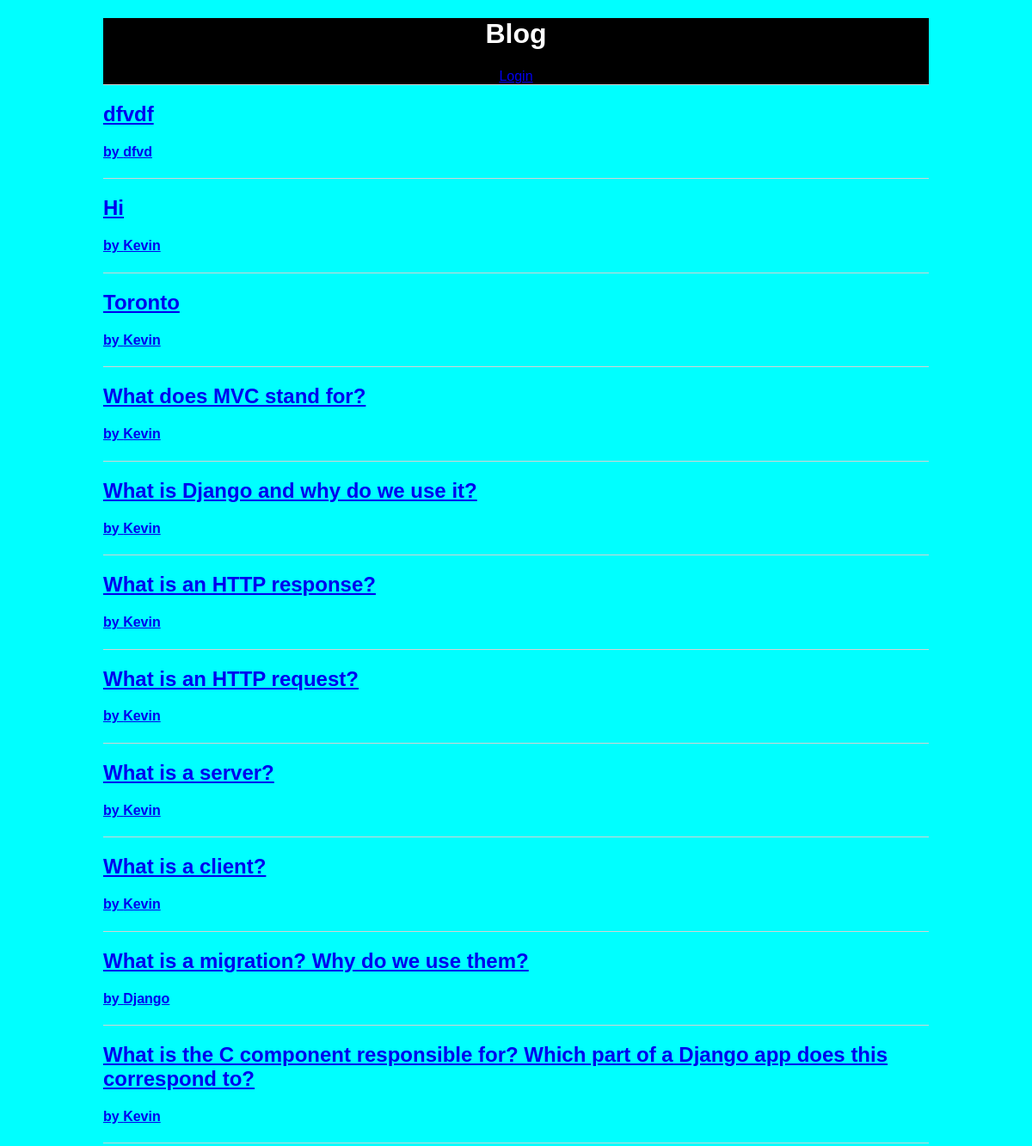
Page /home/ (upper part) on the earlier database version.
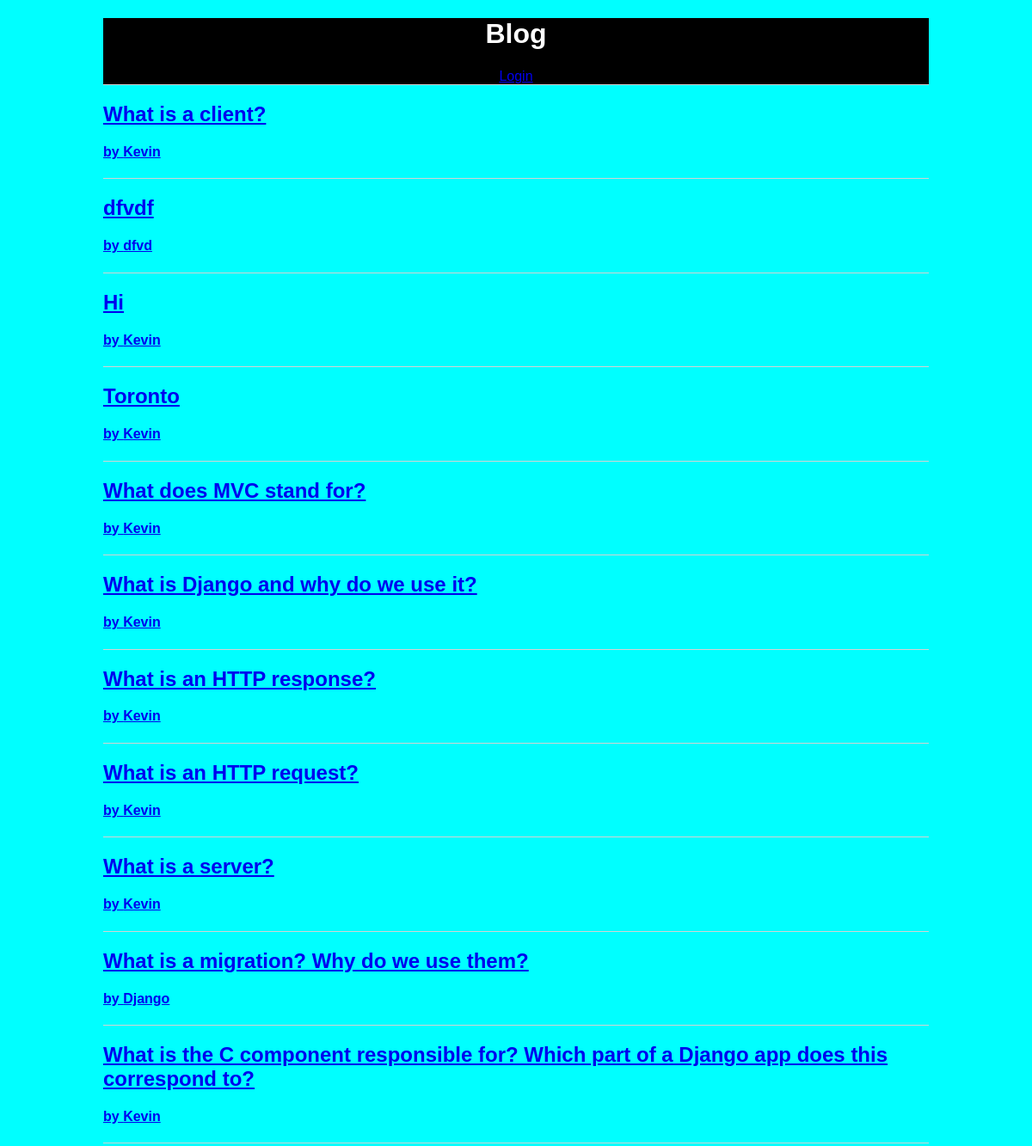
Same page on the later database version.
### blog/models.py (models this page shows, shortened)
class Article(models.Model):
    title = models.CharField(max_length=255)
    author = models.CharField(max_length=255)
    draft = models.BooleanField()
    body = models.TextField(validators=[MinLengthValidator(1)])
    published_date = models.DateTimeField(auto_now=True)
    user = models.ForeignKey(User, on_delete=models.CASCADE, related_name="blogs")

### blog/views.py (the view)
# urls.py: path('home/', views.home_page, name ='home_page'),
def home_page(request):
    current_date = date.today()
    articles = Article.objects.filter(draft=False).order_by('-published_date')
    context = {'date': current_date, 'articles': articles}
    response = render(request, 'index.html', context)
    return HttpResponse(response)

### blog/templates/index.html
{% extends 'base.html' %}
{% block content %}
    <main class="all-articles">
        {% for article in articles %}
            <a href="{% url 'topic_details' id=article.pk %}">
                <article>
                    <h2>{{ article.title }}</h2>
                    <h4>by {{ article.author }}</h4>
                </article>
            </a>
       {% endfor %}
    </main>
{% endblock %}

Differences in the rows shown:
changed Article "What is a client?": moves up the list
